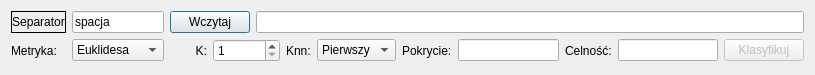
<?xml version="1.0" encoding="UTF-8"?>
<ui version="4.0">
 <class>DialogKnn1vsRest</class>
 <widget class="QDialog" name="DialogKnn1vsRest">
  <property name="geometry">
   <rect>
    <x>0</x>
    <y>0</y>
    <width>815</width>
    <height>75</height>
   </rect>
  </property>
  <property name="windowTitle">
   <string>Knn - 1 vs reszta</string>
  </property>
  <layout class="QGridLayout" name="gridLayout">
   <item row="0" column="0">
    <widget class="QLabel" name="labelSeparatorLearning">
     <property name="frameShape">
      <enum>QFrame::Box</enum>
     </property>
     <property name="text">
      <string>Separator</string>
     </property>
     <property name="alignment">
      <set>Qt::AlignCenter</set>
     </property>
    </widget>
   </item>
   <item row="0" column="1">
    <widget class="QLineEdit" name="lineEditSeparatorLearning">
     <property name="maximumSize">
      <size>
       <width>100</width>
       <height>25</height>
      </size>
     </property>
     <property name="text">
      <string>spacja</string>
     </property>
    </widget>
   </item>
   <item row="0" column="2" colspan="2">
    <widget class="QPushButton" name="pushButtonLoadLearning">
     <property name="text">
      <string>Wczytaj</string>
     </property>
    </widget>
   </item>
   <item row="1" column="0">
    <widget class="QLabel" name="labelMetrics">
     <property name="text">
      <string>Metryka:</string>
     </property>
    </widget>
   </item>
   <item row="1" column="1">
    <widget class="QComboBox" name="comboBoxMetrics">
     <item>
      <property name="text">
       <string>Euklidesa</string>
      </property>
     </item>
     <item>
      <property name="text">
       <string>Manhattan</string>
      </property>
     </item>
     <item>
      <property name="text">
       <string>Canberra</string>
      </property>
     </item>
    </widget>
   </item>
   <item row="1" column="2">
    <widget class="QLabel" name="labelK">
     <property name="text">
      <string>K:</string>
     </property>
     <property name="alignment">
      <set>Qt::AlignRight|Qt::AlignTrailing|Qt::AlignVCenter</set>
     </property>
    </widget>
   </item>
   <item row="1" column="3" colspan="2">
    <widget class="QSpinBox" name="spinBoxK">
     <property name="minimum">
      <number>1</number>
     </property>
     <property name="maximum">
      <number>999999</number>
     </property>
     <property name="value">
      <number>1</number>
     </property>
    </widget>
   </item>
   <item row="1" column="5">
    <widget class="QLabel" name="labelKnn">
     <property name="text">
      <string>Knn:</string>
     </property>
    </widget>
   </item>
   <item row="1" column="6">
    <widget class="QComboBox" name="comboBoxKnn">
     <item>
      <property name="text">
       <string>Pierwszy</string>
      </property>
     </item>
     <item>
      <property name="text">
       <string>Drugi</string>
      </property>
     </item>
    </widget>
   </item>
   <item row="1" column="7">
    <widget class="QLabel" name="labelCoverage">
     <property name="text">
      <string>Pokrycie:</string>
     </property>
    </widget>
   </item>
   <item row="1" column="8">
    <widget class="QLineEdit" name="lineEditCoverage">
     <property name="readOnly">
      <bool>true</bool>
     </property>
    </widget>
   </item>
   <item row="1" column="9">
    <widget class="QLabel" name="labelAccuracy">
     <property name="text">
      <string>Celność:</string>
     </property>
    </widget>
   </item>
   <item row="1" column="10">
    <widget class="QLineEdit" name="lineEditAccuracy">
     <property name="readOnly">
      <bool>true</bool>
     </property>
    </widget>
   </item>
   <item row="1" column="11">
    <widget class="QPushButton" name="pushButtonClassify">
     <property name="enabled">
      <bool>false</bool>
     </property>
     <property name="text">
      <string>Klasyfikuj</string>
     </property>
    </widget>
   </item>
   <item row="0" column="4" colspan="8">
    <widget class="QLineEdit" name="lineEditLearning">
     <property name="enabled">
      <bool>true</bool>
     </property>
     <property name="readOnly">
      <bool>true</bool>
     </property>
    </widget>
   </item>
  </layout>
 </widget>
 <resources/>
 <connections/>
</ui>
